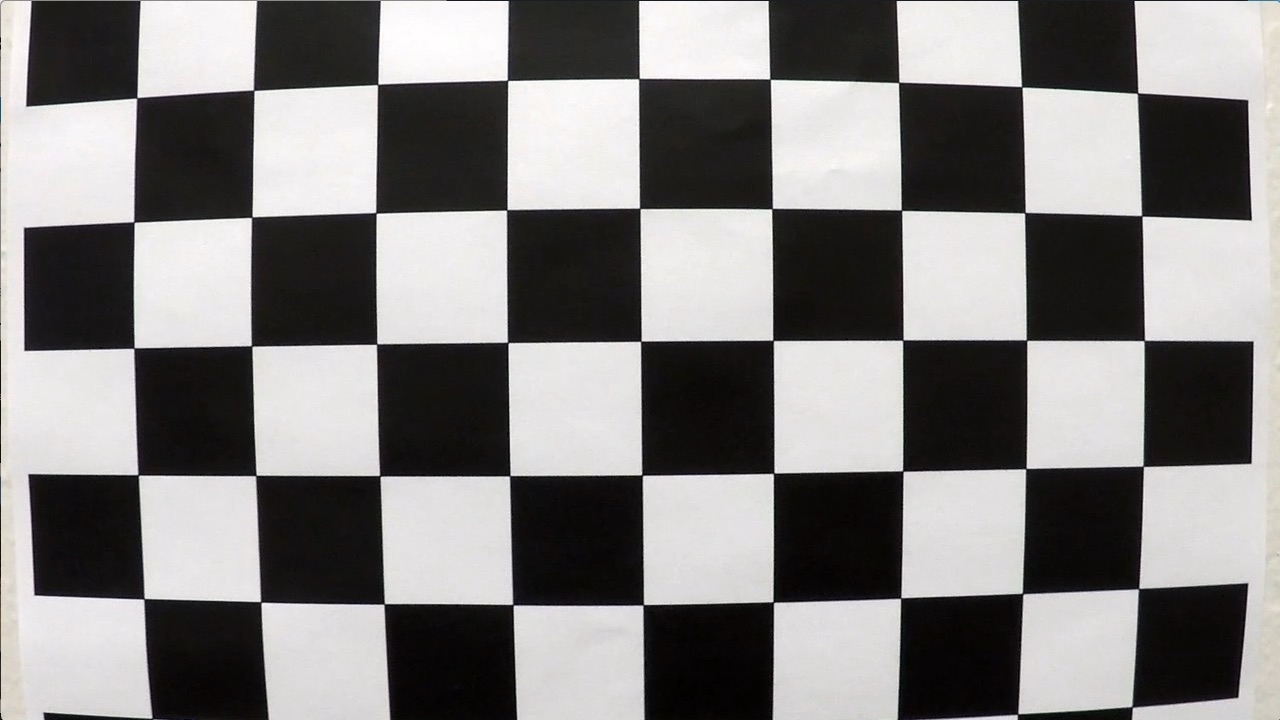
#> input picture camera_cal/calibration1.jpg, 1280 x 720 px; its folder holds only this picture in this run
$ jupyter execute --allow-errors CarND-Advanced-Lane-Lines.ipynb   (shell and % lines are left out)   (older library calls are emulated)
#> lines starting #> are read from the running program, lines starting #| are printed output that depends on the picture
## Advanced Lane Finding Project

The goals / steps of this project are the following:

* Compute the camera calibration matrix and distortion coefficients given a set of chessboard images.
* Apply a distortion correction to raw images.
* Use color transforms, gradients, etc., to create a thresholded binary image.
* Apply a perspective transform to rectify binary image ("birds-eye view").
* Detect lane pixels and fit to find the lane boundary.
* Determine the curvature of the lane and vehicle position with respect to center.
* Warp the detected lane boundaries back onto the original image.
* Output visual display of the lane boundaries and numerical estimation of lane curvature and vehicle position.

---
## First, I'll compute the camera calibration using chessboard images

[cell 1]
import numpy as np
import glob
import matplotlib.pyplot as plt
import matplotlib.image as mpimg
import cv2


# prepare object points
objp = np.zeros((6*9,3), np.float32)
objp[:,:2] = np.mgrid[0:9,0:6].T.reshape(-1,2)

# Arrays to store object points and image points from all the images.
objpoints = [] # 3d points in real world space
imgpoints = [] # 2d points in image plane.

# Make a list of calibration images
images = glob.glob('camera_cal/calibration*.jpg')

# Step through the list and search for chessboard corners
for fname in images:
    img = cv2.imread(fname)
#> img is the input picture: shape (720, 1280, 3); mean B, G, R 127.8, 128.4, 130.1
    gray = cv2.cvtColor(img,cv2.COLOR_BGR2GRAY)

    # Find the chessboard corners
    ret, corners = cv2.findChessboardCorners(gray, (9,6),None)
#> ret = False; corners = None

    # If found, add object points, image points
    if ret == True:
        objpoints.append(objp)
        imgpoints.append(corners)

        # Draw and display the corners
        img = cv2.drawChessboardCorners(img, (9,6), corners, ret)

#> (the rest of this cell did not finish here and is left out)

## Unwarp chessboard image

[cell 2]
# Define a function that takes an image, number of x and y points,
# camera matrix and distortion coefficients
# [29 lines left out: function unwarp_corners, not called in this run]

## Plot the resulting undistorted image

[cell 3]
path = 'camera_cal/calibration4.jpg'

img = cv2.imread(path)

nx = 8 # the number of inside corners in x
ny = 6 # the number of inside corners in y


#> (the rest of this cell did not finish here and is left out)

## Apply Sobel thresholding to testimage and plot result

[cell 4]
def abs_sobel_thresh(img, orient='x', thresh=(0, 255)):
    # Convert to grayscale
    gray = cv2.cvtColor(img, cv2.COLOR_RGB2GRAY)
    # Apply x or y gradient with the OpenCV Sobel() function
    # and take the absolute value

    if orient == 'x':
        abs_sobel = np.absolute(cv2.Sobel(gray, cv2.CV_64F, 1, 0))
    if orient == 'y':
        abs_sobel = np.absolute(cv2.Sobel(gray, cv2.CV_64F, 0, 1))
    # Rescale back to 8 bit integer
    scaled_sobel = np.uint8(255*abs_sobel/np.max(abs_sobel))
    # Create a copy and apply the threshold
    binary_output = np.zeros_like(scaled_sobel)
    # Here I'm using inclusive (>=, <=) thresholds, but exclusive is ok too
    binary_output[(scaled_sobel >= thresh[0]) & (scaled_sobel <= thresh[1])] = 1

    # Return the result
    return binary_output


# Define a function to return the magnitude of the gradient
# for a given sobel kernel size and threshold values
def mag_thresh(img, sobel_kernel=3, mag_thresh=(0, 255)):
    # Convert to grayscale
    gray = cv2.cvtColor(img, cv2.COLOR_BGR2GRAY)
    # Take both Sobel x and y gradients
    sobelx = cv2.Sobel(gray, cv2.CV_64F, 1, 0, ksize=sobel_kernel)
    sobely = cv2.Sobel(gray, cv2.CV_64F, 0, 1, ksize=sobel_kernel)
    # Calculate the gradient magnitude
    gradmag = np.sqrt(sobelx**2 + sobely**2)
    # Rescale to 8 bit
    #print(np.max(gradmag))
    scale_factor = np.max(gradmag)/255
    gradmag = (gradmag/scale_factor).astype(np.uint8)

    # Create a binary image of ones where threshold is met, zeros otherwise
    binary_output = np.zeros_like(gradmag)
    binary_output[(gradmag >= mag_thresh[0]) & (gradmag <= mag_thresh[1])] = 1

    # Return the binary image
    return gradmag


# Define a function to threshold an image for a given range and Sobel kernel
def dir_threshold(img, sobel_kernel=3, thresh=(0, np.pi/2)):
    # Grayscale
    gray = cv2.cvtColor(img, cv2.COLOR_BGR2GRAY)
    # Calculate the x and y gradients
    sobelx = cv2.Sobel(gray, cv2.CV_64F, 1, 0, ksize=sobel_kernel)
    sobely = cv2.Sobel(gray, cv2.CV_64F, 0, 1, ksize=sobel_kernel)
    # Take the absolute value of the gradient direction,
    # apply a threshold, and create a binary image result
    absgraddir = np.arctan2(np.absolute(sobely), np.absolute(sobelx))
    binary_output =  np.zeros_like(absgraddir)
    binary_output[(absgraddir >= thresh[0]) & (absgraddir <= thresh[1])] = 1

    # Return the binary image
    return binary_output

[cell 5]
image = cv2.imread('test_images/test5.jpg')
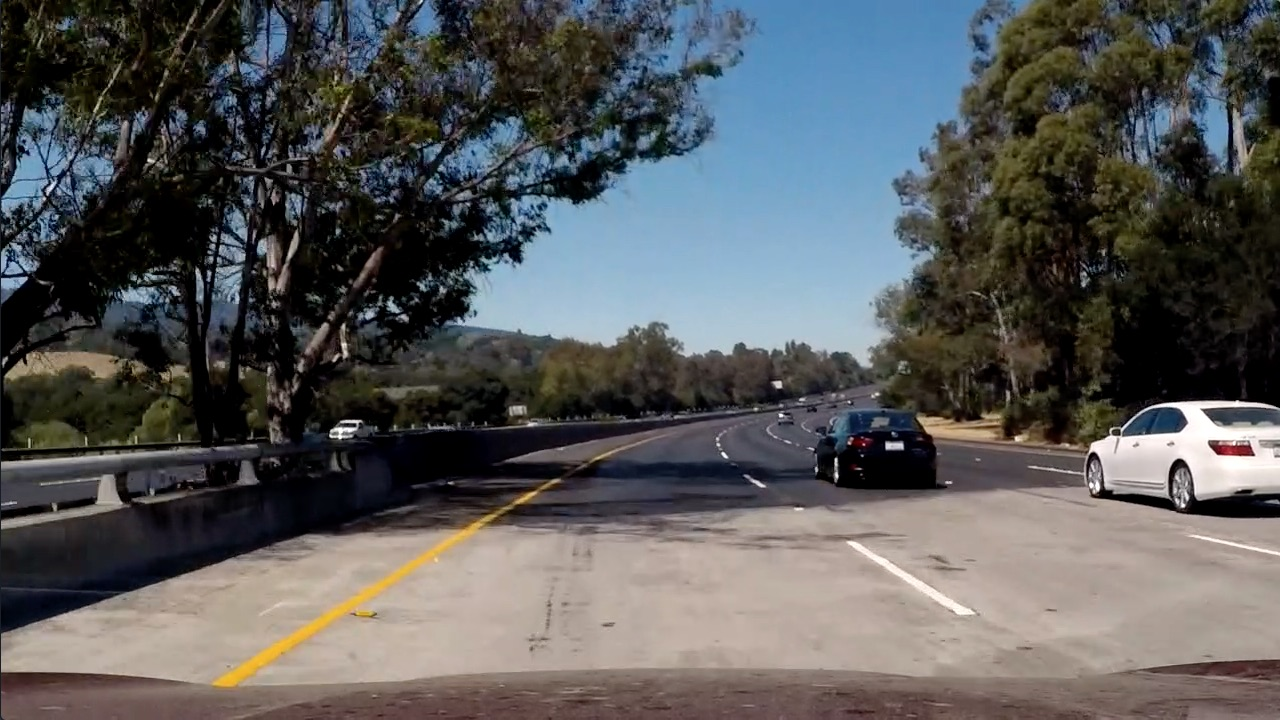
#> input picture test_images/test5.jpg, 1280 x 720 px
#> image is the input picture: shape (720, 1280, 3); mean B, G, R 89.8, 89.3, 88.5
image = cv2.cvtColor(image, cv2.COLOR_BGR2RGB)
#image = mpimg.imread('/home/zpr/Udacity/CarND-Advanced-Lane-Lines/test_images/test4.jpg')

# Choose a Sobel kernel size
ksize = 3 # Choose a larger odd number to smooth gradient measurements

# Apply each of the thresholding functions
gradx = abs_sobel_thresh(image, orient='x', thresh=(30, 255))
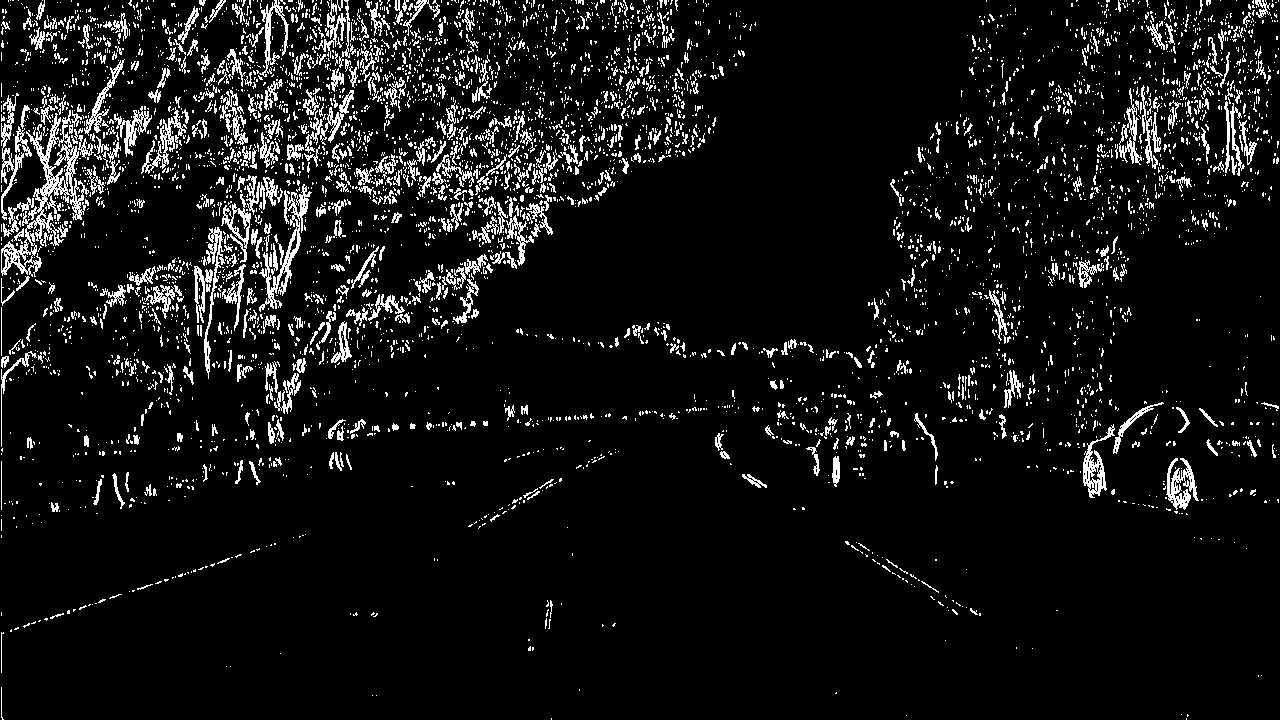
#> gradx: shape (720, 1280); values 0 (black) and 1 (white), 7.7% white in thin lines or dots
grady = abs_sobel_thresh(image, orient='y', thresh=(30, 255))
#> grady: shape (720, 1280); values 0 (black) and 1 (white), 8% white in thin lines or dots
mag_binary = mag_thresh(image, sobel_kernel=ksize, mag_thresh=(100, 255))
#> in mag_thresh, `scale_factor = np.max(gradmag)/255`: scale_factor = 3.86
dir_binary = dir_threshold(image, sobel_kernel=ksize, thresh=(100, np.pi/2))
#> dir_binary: shape (720, 1280) float64; every value is 0

combined = np.zeros_like(dir_binary)
combined[((gradx == 1) & (grady == 1)) | ((mag_binary == 1) & (dir_binary == 1))] = 1


pl, (ax1, ax2) = plt.subplots(1, 2, figsize=(24, 9))
pl.tight_layout()
ax1.imshow(image)
ax1.set_title('Original Image', fontsize=50)
ax2.imshow(combined, cmap='gray')
ax2.set_title('Thresholded Gradient', fontsize=50)
plt.subplots_adjust(left=0., right=1, top=0.9, bottom=0.)
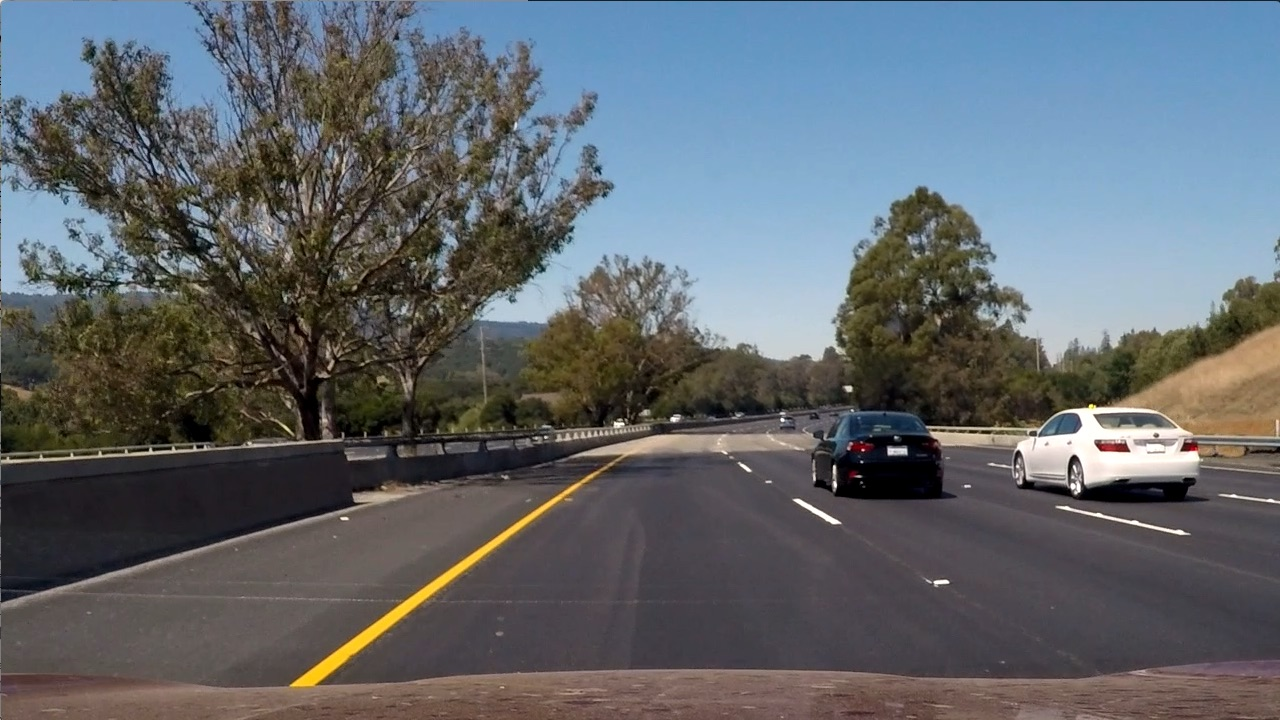
#> input picture test_images/test6.jpg, 1280 x 720 px
#> further down, image is the input picture: shape (720, 1280, 3); mean B, G, R 107.9, 102.6, 97

## Convert Color Channel to HLS

[cell 6]
def convert_to_HLS(img):
    # Convert to HLS color space and separate the S channel
    # Note: img is the undistorted image
    hls = cv2.cvtColor(img, cv2.COLOR_RGB2HLS)
#> hls: shape (720, 1280, 3); mean of channels 0, 1, 2 76.7, 102.2, 57.5
    s_channel = hls[:,:,2]

    # Grayscale image
    # NOTE: we already saw that standard grayscaling lost color information for the lane lines
    # Explore gradients in other colors spaces / color channels to see what might work better
    gray = cv2.cvtColor(img, cv2.COLOR_RGB2GRAY)
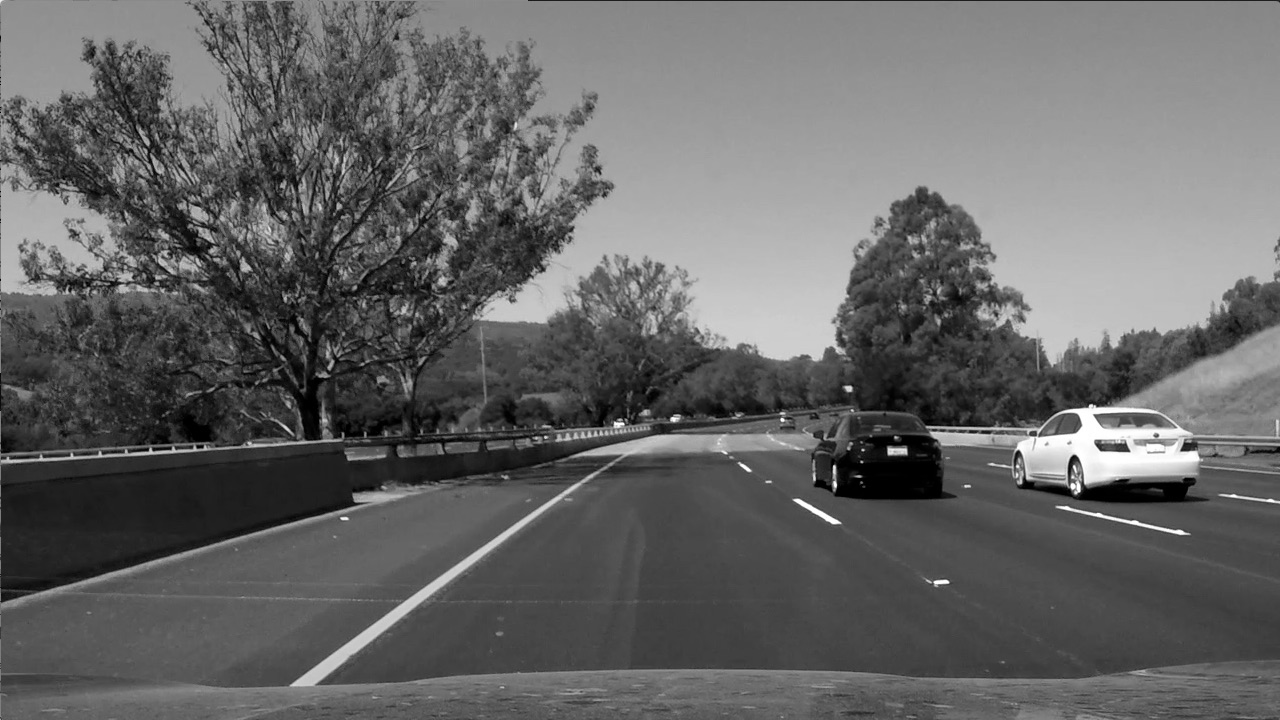
#> gray: shape (720, 1280); min 0, max 255, mean 101.5

    # Sobel x
    sobelx = cv2.Sobel(gray, cv2.CV_64F, 1, 0) # Take the derivative in x
    abs_sobelx = np.absolute(sobelx) # Absolute x derivative to accentuate lines away from horizontal
#> (the rest of the program and of its run is left out)
